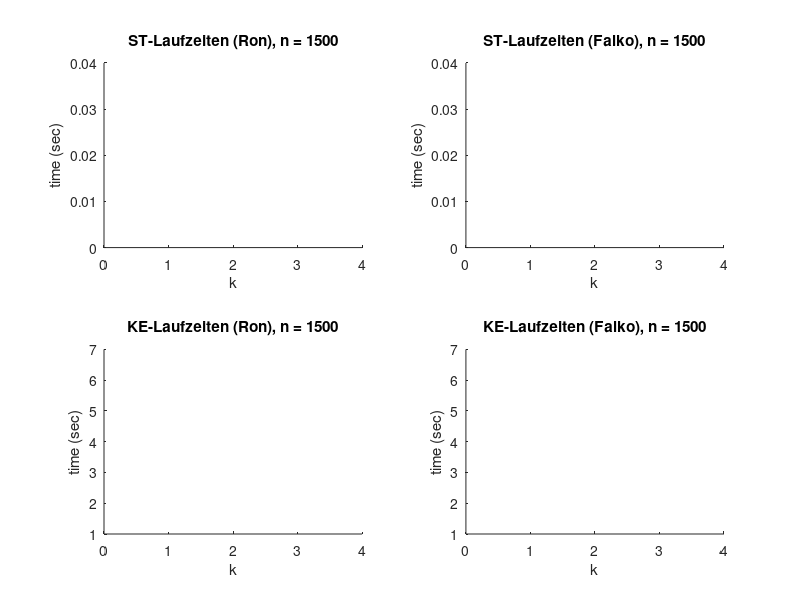

Write MATLAB code to recreate this figure.
close all

ron_files = dir('ron*.csv')
falko_files = dir('falko*.csv')

% Ron
figure
subplot(2,2,1);
hold on;
for file = ron_files'
    file_content = importdata(file.name);
    x = file_content.data(:,7);
    y_st = file_content.data(:,2);
    boxplot(y_st,x);
end
axis([0 4 0 0.04]);
title 'ST-Laufzeiten (Ron), n = 1500'
xlabel 'k';
ylabel 'time (sec)';
hold off;

hold on;
subplot(2,2,3);
for file = ron_files'
    file_content = importdata(file.name);
    y_ke = file_content.data(:,3);
    x = file_content.data(:,7);
    boxplot(y_ke,x);
end
axis([0 4 1 7]);
title 'KE-Laufzeiten (Ron), n = 1500'
xlabel 'k';
ylabel 'time (sec)';
hold off;

% Falko
subplot(2,2,2);
hold on;
for file = falko_files'
    file_content = importdata(file.name);
    x = file_content.data(:,7);
    y_st = file_content.data(:,2);
    boxplot(y_st,x);
end
axis([0 4 0 0.04]);
title 'ST-Laufzeiten (Falko), n = 1500'
xlabel 'k';
ylabel 'time (sec)';
hold off;

hold on;
subplot(2,2,4);
for file = falko_files'
    file_content = importdata(file.name);
    y_ke = file_content.data(:,3);
    x = file_content.data(:,7);
    boxplot(y_ke,x);
end
axis([0 4 1 7]);
title 'KE-Laufzeiten (Falko), n = 1500'
xlabel 'k';
ylabel 'time (sec)';
hold off;
